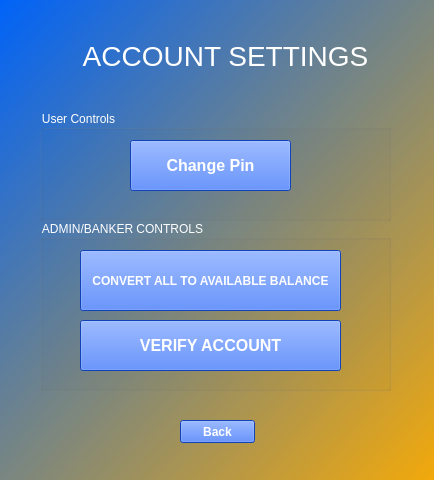
<?xml version="1.0" encoding="UTF-8"?>
<ui version="4.0">
 <class>MainWindow</class>
 <widget class="QMainWindow" name="MainWindow">
  <property name="geometry">
   <rect>
    <x>0</x>
    <y>0</y>
    <width>434</width>
    <height>480</height>
   </rect>
  </property>
  <property name="windowTitle">
   <string>Account Settings</string>
  </property>
  <property name="styleSheet">
   <string notr="true">background-color: qlineargradient(spread:pad, x1:0, y1:0, x2:1, y2:1, stop:0 rgba(0, 99, 248, 255), stop:1 rgba(242, 169, 11, 255));</string>
  </property>
  <widget class="QWidget" name="centralwidget">
   <widget class="QLabel" name="label">
    <property name="geometry">
     <rect>
      <x>-70</x>
      <y>20</y>
      <width>591</width>
      <height>71</height>
     </rect>
    </property>
    <property name="font">
     <font>
      <pointsize>21</pointsize>
     </font>
    </property>
    <property name="styleSheet">
     <string notr="true">background-color: qlineargradient(spread:pad, x1:0, y1:0, x2:1, y2:1, stop:0 rgba(0, 0, 0, 0), stop:1 rgba(0, 0, 0, 0));
color: rgb(255, 255, 255);</string>
    </property>
    <property name="text">
     <string>ACCOUNT SETTINGS</string>
    </property>
    <property name="alignment">
     <set>Qt::AlignCenter</set>
    </property>
   </widget>
   <widget class="QGroupBox" name="groupBox">
    <property name="geometry">
     <rect>
      <x>40</x>
      <y>110</y>
      <width>351</width>
      <height>111</height>
     </rect>
    </property>
    <property name="styleSheet">
     <string notr="true">background-color: qlineargradient(spread:pad, x1:0, y1:0, x2:1, y2:1, stop:0 rgba(0, 0, 0, 0), stop:1 rgba(0, 0, 0, 0));
color: rgb(255, 255, 255);</string>
    </property>
    <property name="title">
     <string>User Controls</string>
    </property>
    <widget class="QPushButton" name="changepin_btn">
     <property name="geometry">
      <rect>
       <x>90</x>
       <y>30</y>
       <width>161</width>
       <height>51</height>
      </rect>
     </property>
     <property name="font">
      <font>
       <pointsize>12</pointsize>
       <weight>75</weight>
       <bold>true</bold>
      </font>
     </property>
     <property name="styleSheet">
      <string notr="true">color: rgb(255, 255, 255);
background-color: rgb(24, 93, 255);</string>
     </property>
     <property name="text">
      <string>Change Pin</string>
     </property>
    </widget>
   </widget>
   <widget class="QGroupBox" name="groupBox_2">
    <property name="geometry">
     <rect>
      <x>40</x>
      <y>220</y>
      <width>351</width>
      <height>171</height>
     </rect>
    </property>
    <property name="styleSheet">
     <string notr="true">background-color: qlineargradient(spread:pad, x1:0, y1:0, x2:1, y2:1, stop:0 rgba(0, 0, 0, 0), stop:1 rgba(0, 0, 0, 0));
color: rgb(255, 255, 255);</string>
    </property>
    <property name="title">
     <string>ADMIN/BANKER CONTROLS</string>
    </property>
    <widget class="QPushButton" name="convert_btn">
     <property name="geometry">
      <rect>
       <x>40</x>
       <y>30</y>
       <width>261</width>
       <height>61</height>
      </rect>
     </property>
     <property name="font">
      <font>
       <pointsize>9</pointsize>
       <weight>75</weight>
       <bold>true</bold>
      </font>
     </property>
     <property name="styleSheet">
      <string notr="true">color: rgb(255, 255, 255);
background-color: rgb(24, 93, 255);</string>
     </property>
     <property name="text">
      <string>CONVERT ALL TO AVAILABLE BALANCE</string>
     </property>
    </widget>
    <widget class="QPushButton" name="verify_btn">
     <property name="geometry">
      <rect>
       <x>40</x>
       <y>100</y>
       <width>261</width>
       <height>51</height>
      </rect>
     </property>
     <property name="font">
      <font>
       <pointsize>12</pointsize>
       <weight>75</weight>
       <bold>true</bold>
      </font>
     </property>
     <property name="styleSheet">
      <string notr="true">color: rgb(255, 255, 255);
background-color: rgb(24, 93, 255);</string>
     </property>
     <property name="text">
      <string>VERIFY ACCOUNT</string>
     </property>
    </widget>
   </widget>
   <widget class="QPushButton" name="back_btn">
    <property name="geometry">
     <rect>
      <x>180</x>
      <y>420</y>
      <width>75</width>
      <height>23</height>
     </rect>
    </property>
    <property name="font">
     <font>
      <weight>75</weight>
      <bold>true</bold>
     </font>
    </property>
    <property name="styleSheet">
     <string notr="true">color: rgb(255, 255, 255);
background-color: rgb(24, 93, 255);</string>
    </property>
    <property name="text">
     <string>Back</string>
    </property>
   </widget>
  </widget>
 </widget>
 <resources/>
 <connections/>
</ui>
